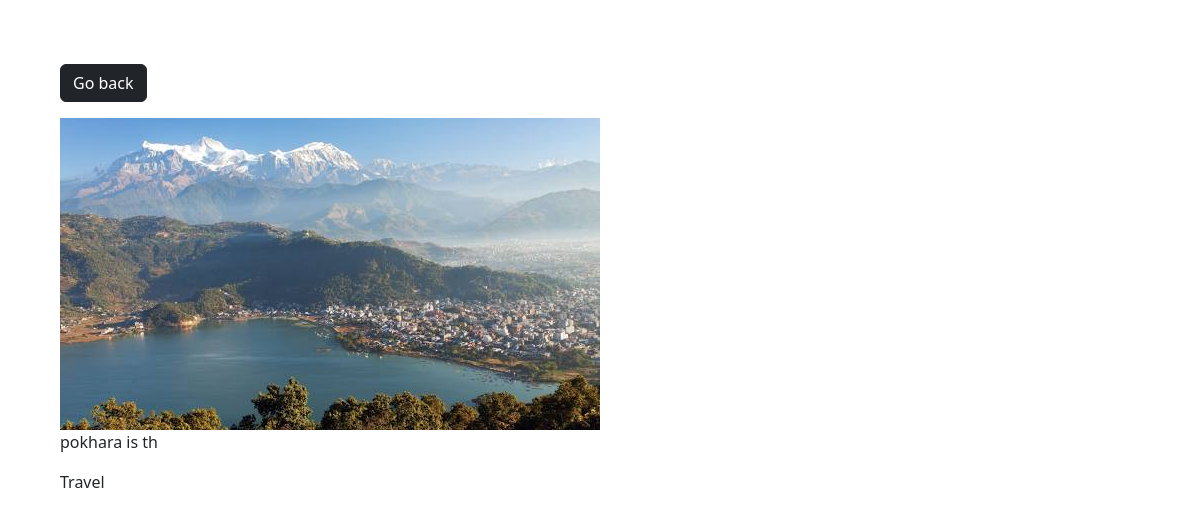
/photo/5, run on the app's committed database.
### photos/models.py (models this page shows, shortened)
class Photo(models.Model):
    category=models.ForeignKey('Category', on_delete=models.SET_NULL, null=True, blank=True)
    image=models.ImageField(null=True,blank=True)
    description=models.CharField(max_length=200,null=False,blank=False)

class Category(models.Model):
    name=models.CharField(max_length=200, null=False,blank=False)

### photos/views.py (the view)
# urls.py: path('photo/<str:pk>', views.viewPhoto, name='photo'),
def viewPhoto(request, pk):
    photo = Photo.objects.get(id=pk)
    return render(request, 'photos/photo.html', {'photo': photo})

### photos/templates/photos/photo.html (shortened to what this page needs)
<!DOCTYPE html>
<html>
<head>
<head>
    <link href="https://cdn.jsdelivr.net/npm/bootstrap@5.3.0-alpha1/dist/css/bootstrap.min.css" rel="stylesheet">
  </head>
<body class="m-5">
<div class="container">
    <div class="row justify-content--center">
        <div class="col">
            <div class="col">
                <a href="{% url 'gallery' %}" class="btn btn-dark my-3">Go back</a>
                <div style="height:90vh;">
                    <img style="max-width:200%; max-height:200%;" src="{{photo.image.url}}">
                     <p>{{photo.description}}</p>
                     <p>{{photo.category.name}}</p>
                </div>
        </div>
    </div>
</div>
    </body>
</html>

### data on the page
Photo: image (picture), description "pokhara is th", category.name "Travel"
